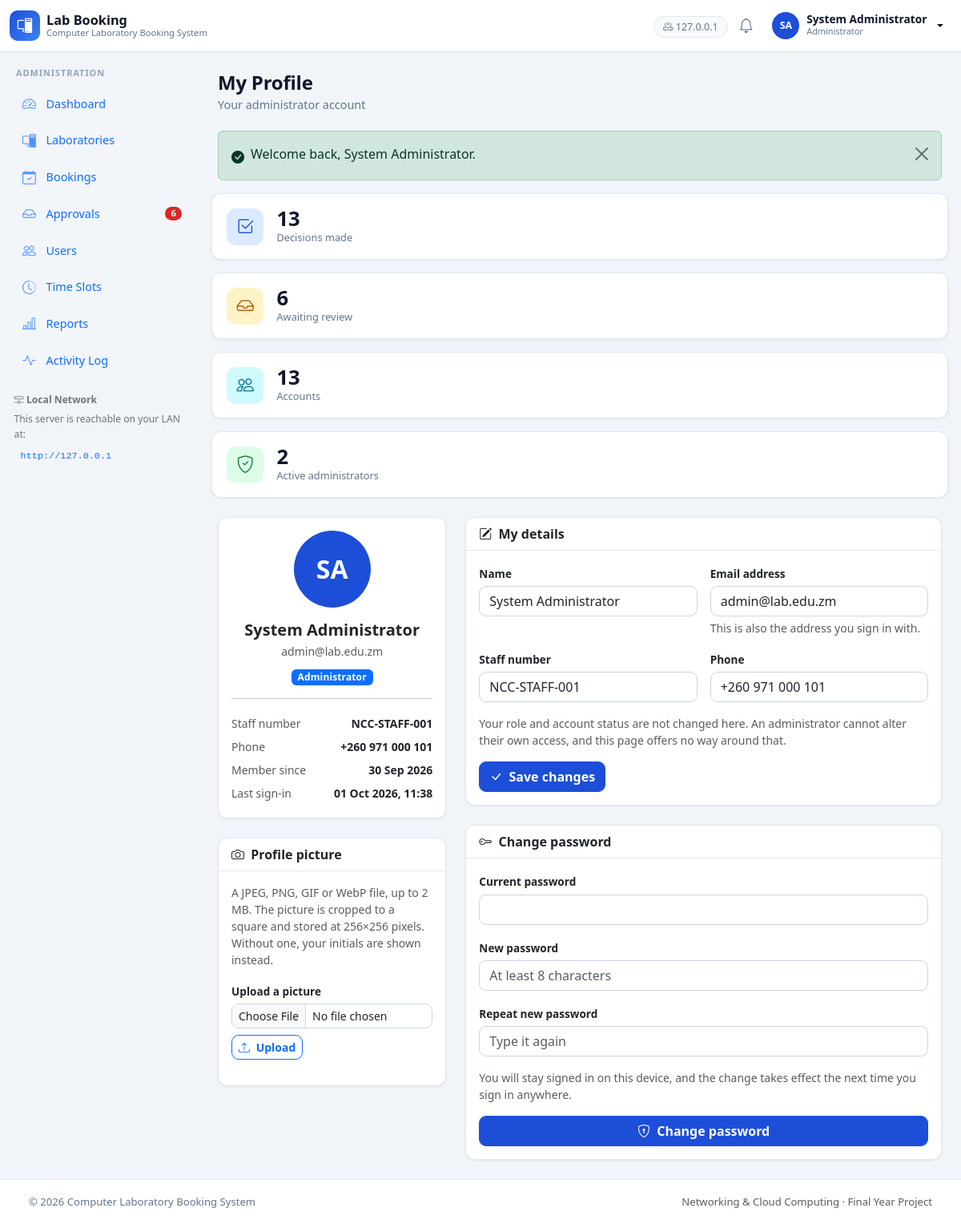
Screenshot of /admin/profile.php (signed in) with the database file from the repository.
### tables this page shows
CREATE TABLE `users` (
  `id`            INT(11)      NOT NULL AUTO_INCREMENT,
  `name`          VARCHAR(120)  NOT NULL,
  `email`         VARCHAR(191)  NOT NULL,
  `password`      VARCHAR(255)  NOT NULL,
  `role`          ENUM('admin','user')   NOT NULL DEFAULT 'user',
  `status`        ENUM('active','inactive') NOT NULL DEFAULT 'active',
  `student_no`    VARCHAR(50)   DEFAULT NULL,
  `phone`         VARCHAR(30)   DEFAULT NULL,
   
   
   
   
   
  `avatar`        VARCHAR(191)  DEFAULT NULL,
  `last_login_at` DATETIME      DEFAULT NULL,
  `created_at`    DATETIME      NOT NULL DEFAULT CURRENT_TIMESTAMP,
  `updated_at`    DATETIME      NOT NULL DEFAULT CURRENT_TIMESTAMP ON UPDATE CURRENT_TIMESTAMP,
  PRIMARY KEY (`id`),
  UNIQUE KEY `uq_users_email` (`email`),
  UNIQUE KEY `uq_users_student_no` (`student_no`),
  KEY `idx_users_role_status` (`role`,`status`)
);

### config/database.php (called while the page is built, shortened)
<?php
function db()
{
    static $pdo = null;
    if ($pdo instanceof PDO) {
        return $pdo;
    }
    $dsn = 'mysql:host=' . DB_HOST . ';port=' . DB_PORT . ';dbname=' . DB_NAME . ';charset=' . DB_CHARSET;
    try {
        $pdo = new PDO($dsn, DB_USER, DB_PASS, array(
            PDO::ATTR_ERRMODE            => PDO::ERRMODE_EXCEPTION,
            PDO::ATTR_DEFAULT_FETCH_MODE => PDO::FETCH_ASSOC,
            PDO::ATTR_EMULATE_PREPARES   => false,
        ));
        $pdo->exec("SET SESSION sql_mode = 'STRICT_TRANS_TABLES,NO_ZERO_IN_DATE,NO_ZERO_DATE,ERROR_FOR_DIVISION_BY_ZERO,NO_AUTO_CREATE_USER,NO_ENGINE_SUBSTITUTION'");
    } catch (PDOException $e) {
        if (APP_DEBUG) {
            die(
                '<div style="font-family:sans-serif;max-width:640px;margin:60px auto;padding:24px;'
                . 'border:1px solid #dc3545;border-radius:8px;color:#842029">'
                . '<h2 style="margin-top:0">Database connection failed</h2>'
                . '<p>Could not connect to <code>' . htmlspecialchars($e->getMessage(), ENT_QUOTES, 'UTF-8') . '</code></p>'
                . '<p>Check that:</p><ul>'
                . '<li>MySQL is running in the XAMPP Control Panel</li>'
                . '<li>The <code>' . DB_NAME . '</code> database has been imported '
                . '(<code>database/schema.sql</code>)</li>'
                . '<li>The credentials in <code>config/config.php</code> are correct</li>'
                . '</ul></div>'
            );
        }
        error_log('CLBS DB connection failed: ' . $e->getMessage());
        http_response_code(503);
        die('Service temporarily unavailable. Please try again later.');
    }
    return $pdo;
}

### includes/functions.php (called while the page is built, shortened)
<?php
function e($value)
{
    return htmlspecialchars((string) $value, ENT_QUOTES, 'UTF-8');
}
function old($key, $default = '')
{
    return isset($_SESSION['_old'][$key]) ? $_SESSION['_old'][$key] : $default;
}
function db_query($sql, array $params = array())
{
    $stmt = db()->prepare($sql);
    $stmt->execute($params);
    return $stmt;
}
function db_one($sql, array $params = array())
{
    $row = db_query($sql, $params)->fetch(PDO::FETCH_ASSOC);
    return $row === false ? null : $row;
}
function format_date($date, $withTime = false)
{
    $parsed = date_create_from_format('Y-m-d', $date);
    $ts = strtotime($date);
    return date($withTime ? 'd M Y, H:i' : 'd M Y', $ts);
}
function initials($name)
{
    $parts = preg_split('/\s+/', trim($name));
    $out = '';
    foreach ($parts as $part) {
        if ($part !== '') {
            $out .= strtoupper($part[0]);
        }
    }
    return $out === '' ? '?' : substr($out, 0, 2);
}

### includes/users.php (called while the page is built, shortened)
<?php
function user_role_label($role)
{
    $map = array(
        'admin' => 'Administrator',
        'user'  => 'Student',
    );
    return isset($map[$role]) ? $map[$role] : ucfirst($role);
}
function user_role_badge_class($role)
{
    return $role === 'admin' ? 'bg-primary' : 'bg-secondary';
}
function user_find($id)
{
    return db_one(
        'SELECT u.*,
                (SELECT COUNT(*) FROM bookings b WHERE b.user_id = u.id) AS booking_count,
                (SELECT COUNT(*) FROM activity_logs a
                  WHERE a.user_id = u.id) AS activity_count
           FROM users u
          WHERE u.id = ?',
        array((int) $id)
    );
}

### includes/profile.php (the view, shortened to what this page needs)
<?php
function profile_avatar_url(array $user)
{
    $name = isset($user['avatar']) ? trim((string) $user['avatar']) : '';
    if ($name === '' || !preg_match('#^public/uploads/avatars/[0-9]+\.jpg$#', $name)) {
        return '';
    }
    $absolute = APP_ROOT . '/' . $name;
    $mtime = @filemtime($absolute);
    return url($name) . ($mtime === false ? '' : '?v=' . (int) $mtime);
}
function profile_has_avatar(array $user)
{
    return profile_avatar_url($user) !== '';
}
function profile_render_identity(array $user)
{
    $isAdmin = $user['role'] === 'admin';
    ?>
    <div class="card text-center h-100">
        <div class="card-body">
            <?php $picture = profile_avatar_url($user); ?>
            <?php if ($picture !== ''): ?>
                <img src="<?php echo e($picture); ?>"
                     alt="Profile picture of <?php echo e($user['name']); ?>"
                     class="rounded-circle mb-3"
                     style="width:96px;height:96px;object-fit:cover"
                     width="96" height="96">
            <?php else: ?>
                <div class="avatar mx-auto mb-3" style="width:96px;height:96px;font-size:2rem">
                    <?php echo e(initials($user['name'])); ?>
                </div>
            <?php endif; ?>
            <h2 class="h5 fw-bold mb-1"><?php echo e($user['name']); ?></h2>
            <p class="text-muted small mb-2"><?php echo e($user['email']); ?></p>
            <span class="badge <?php echo e(user_role_badge_class($user['role'])); ?>">
                <?php echo e(user_role_label($user['role'])); ?>
            </span>
            <hr class="my-3">
            <div class="d-flex justify-content-between small py-1">
                <span class="text-muted"><?php echo $isAdmin ? 'Staff number' : 'Student number'; ?></span>
                <strong><?php echo e($user['student_no'] !== null && $user['student_no'] !== ''
                    ? $user['student_no'] : '-'); ?></strong>
            </div>
            <div class="d-flex justify-content-between small py-1">
                <span class="text-muted">Phone</span>
                <strong><?php echo e($user['phone'] !== null && $user['phone'] !== ''
                    ? $user['phone'] : '-'); ?></strong>
            </div>
            <div class="d-flex justify-content-between small py-1">
                <span class="text-muted">Member since</span>
                <strong><?php echo e(format_date($user['created_at'])); ?></strong>
            </div>
            <div class="d-flex justify-content-between small py-1">
                <span class="text-muted">Last sign-in</span>
                <strong><?php echo e(format_date($user['last_login_at'], true)); ?></strong>
            </div>
        </div>
    </div>
    <?php
}
function profile_render_avatar_form(array $user, array $errors = array(), $notice = '')
{
    $has = profile_has_avatar($user);
    ?>
    <div class="card">
        <div class="card-header bg-white fw-bold">
            <i class="bi bi-camera me-1"></i> Profile picture
        </div>
        <div class="card-body">
            <p class="small text-muted">
                A JPEG, PNG, GIF or WebP file, up to
                <?php echo round(PROFILE_AVATAR_MAX_BYTES / 1048576); ?> MB.
                The picture is cropped to a square and stored at
                <?php echo PROFILE_AVATAR_EDGE; ?>&times;<?php echo PROFILE_AVATAR_EDGE; ?> pixels.
                Without one, your initials are shown instead.
            </p>
            <form method="post" action="" enctype="multipart/form-data" class="mb-3">
                <label class="form-label fw-bold small" for="avatar_file">
                    <?php echo $has ? 'Replace picture' : 'Upload a picture'; ?>
                </label>
                <input type="file" class="form-control form-control-sm mb-2"
                       id="avatar_file" name="avatar" accept="image/jpeg,image/png,image/gif,image/webp">
                <button type="submit" class="btn btn-outline-primary btn-sm">
                    <i class="bi bi-upload me-1"></i> <?php echo $has ? 'Replace' : 'Upload'; ?>
                </button>
            </form>
        </div>
    </div>
    <?php
}
function profile_render_details_form(array $user, array $errors = array())
{
    $isAdmin = $user['role'] === 'admin';
    ?>
    <div class="card">
        <div class="card-header bg-white fw-bold">
            <i class="bi bi-pencil-square me-1"></i> My details
        </div>
        <div class="card-body">
            <form method="post" action="" novalidate>
                <div class="row g-3">
                    <div class="col-md-6">
                        <label class="form-label fw-bold" for="pf_name">Name</label>
                        <input type="text" class="form-control<?php echo isset($errors['name']) ? ' is-invalid' : ''; ?>"
                               id="pf_name" name="name" maxlength="<?php echo USER_NAME_MAX; ?>"
                               value="<?php echo e(old('name', $user['name'])); ?>" required>
                    </div>
                    <div class="col-md-6">
                        <label class="form-label fw-bold" for="pf_email">Email address</label>
                        <input type="email" class="form-control<?php echo isset($errors['email']) ? ' is-invalid' : ''; ?>"
                               id="pf_email" name="email" maxlength="<?php echo USER_EMAIL_MAX; ?>"
                               value="<?php echo e(old('email', $user['email'])); ?>" required>
                        <div class="form-text">This is also the address you sign in with.</div>
                    </div>
                    <?php if ($isAdmin): ?>
                        <div class="col-md-6">
                            <label class="form-label fw-bold" for="pf_student_no">Staff number</label>
                            <input type="text" class="form-control<?php echo isset($errors['student_no']) ? ' is-invalid' : ''; ?>"
                                   id="pf_student_no" name="student_no" maxlength="<?php echo USER_STUDENT_NO_MAX; ?>"
                                   value="<?php echo e(old('student_no', $user['student_no'])); ?>">
                        </div>
                    <?php endif; ?>
                    <div class="col-md-6">
                        <label class="form-label fw-bold" for="pf_phone">Phone</label>
                        <input type="text" class="form-control<?php echo isset($errors['phone']) ? ' is-invalid' : ''; ?>"
                               id="pf_phone" name="phone" maxlength="<?php echo USER_PHONE_MAX; ?>"
                               value="<?php echo e(old('phone', $user['phone'])); ?>">
                    </div>
                </div>
                <div class="form-text mt-3">
                    Your role and account status are not changed here. An
                    administrator cannot alter their own access, and this page
                    offers no way around that.
                </div>
                <button type="submit" class="btn btn-primary mt-3">
                    <i class="bi bi-check-lg me-1"></i> Save changes
                </button>
            </form>
        </div>
    </div>
    <?php
}
function profile_render_password_form(array $errors = array())
{
    ?>
    <div class="card">
        <div class="card-header bg-white fw-bold">
            <i class="bi bi-key me-1"></i> Change password
        </div>
        <div class="card-body">
            <form method="post" action="" autocomplete="off" novalidate>
                <div class="mb-3">
                    <label class="form-label fw-bold" for="pf_current">Current password</label>
                    <input type="password" class="form-control<?php echo isset($errors['current_password']) ? ' is-invalid' : ''; ?>"
                           id="pf_current" name="current_password" autocomplete="current-password" required>
                </div>
                <div class="mb-3">
                    <label class="form-label fw-bold" for="pf_new">New password</label>
                    <input type="password" class="form-control<?php echo isset($errors['new_password']) ? ' is-invalid' : ''; ?>"
                           id="pf_new" name="new_password" autocomplete="new-password"
                           placeholder="At least <?php echo USER_PASSWORD_MIN; ?> characters" required>
                </div>
                <div class="mb-3">
                    <label class="form-label fw-bold" for="pf_confirm">Repeat new password</label>
                    <input type="password" class="form-control<?php echo isset($errors['confirm_password']) ? ' is-invalid' : ''; ?>"
                           id="pf_confirm" name="confirm_password" autocomplete="new-password"
                           placeholder="Type it again" required>
                </div>
                <div class="form-text mb-3">
                    You will stay signed in on this device, and the change takes
                    effect the next time you sign in anywhere.
                </div>
                <button type="submit" class="btn btn-primary w-100"
                        data-confirm="Change your password? The current one stops working straight away.">
                    <i class="bi bi-shield-lock me-1"></i> Change password
                </button>
            </form>
        </div>
    </div>
    <?php
}

### assets/css/style.css (style rules this page uses)
:root { --clbs-primary: #1d4ed8; --clbs-primary-d: #1e3a8a; --clbs-ink: #0f172a; --clbs-muted: #64748b; --clbs-line: #e2e8f0; --clbs-bg: #f1f5f9; --clbs-sidebar: #0f172a; --clbs-sidebar-tx:#dbe4f0; --clbs-sidebar-ic:#4d94ff; --clbs-sidebar-ic-h:#bfdbfe; --clbs-sidebar-focus:#dbeafe; --clbs-sidebar-rail:#60a5fa; --clbs-radius: 12px; --clbs-shadow: 0 1px 3px rgba(15, 23, 42, .08); }
body { background-color: var(--clbs-bg); color: var(--clbs-ink); font-family: "Segoe UI", Roboto, "Helvetica Neue", Arial, sans-serif; -webkit-font-smoothing: antialiased; }
.avatar { display: grid; place-items: center; width: 34px; height: 34px; border-radius: 50%; background: var(--clbs-primary); color: #fff; font-size: .78rem; font-weight: 700; flex-shrink: 0; }
.card { border: 1px solid var(--clbs-line); border-radius: var(--clbs-radius); box-shadow: var(--clbs-shadow); }
.card-header { background: #fff; border-bottom: 1px solid var(--clbs-line); font-weight: 600; border-radius: var(--clbs-radius) var(--clbs-radius) 0 0 !important; }
.form-label { font-size: .85rem; font-weight: 600; margin-bottom: .3rem; }
.form-control, .form-select { border-color: #cbd5e1; border-radius: 9px; }
.btn { border-radius: 9px; font-weight: 600; }
.btn-primary { background: var(--clbs-primary); border-color: var(--clbs-primary); }
.badge { font-weight: 600; letter-spacing: .01em; }

### rows the page displays
users: name "SA", name "System Administrator", email "admin@lab.edu.zm", role "Administrator", student_no "NCC-STAFF-001", phone "+260 971 000 101", created_at "30 Sep 2026", last_login_at "01 Oct 2026, 11:38"

### other values shown
$__serverIp "127.0.0.1"
initials($__user['name']) "SA"
$__user['name'] "System Administrator"
$__user['role'] === 'admin' ? 'Administrator' : 'Student' "Administrator"
$__section "ADMINISTRATION"
$__link['label'] "Dashboard"
$__link['label'] "Laboratories"
$__link['label'] "Bookings"
$__link['label'] "Approvals"
$__count "6"
$__link['label'] "Users"
$__link['label'] "Time Slots"
$__link['label'] "Reports"
$__link['label'] "Activity Log"
isset($_SERVER['SERVER_ADDR']) ? $_SERVER['SERVER_ADDR'] : 'SERVER_IP' "127.0.0.1"
